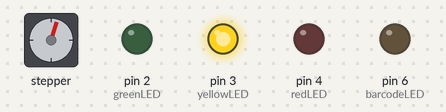
Recording of a sketch running on a simulated Arduino Uno, built with avr-gcc and run on an emulated ATmega328P. Shown: stepper motor, output pins drawn as LEDs (lit = HIGH). Stepper angles assume 4096 steps per turn.

Above: at 1.58 s.
At 3.9 s:
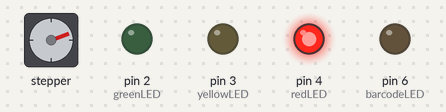
At 7.54 s:
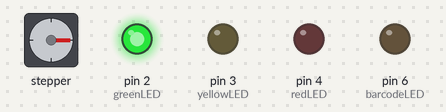
At 14.1 s:
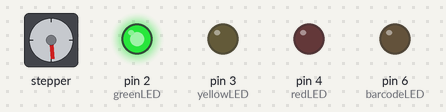
At 20.3 s:
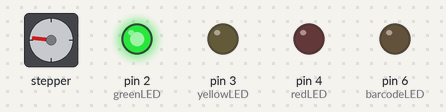
At 37.8 s:
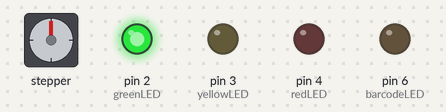
Timing chart, 0 to 39.3 s (numbered marks = the images above):
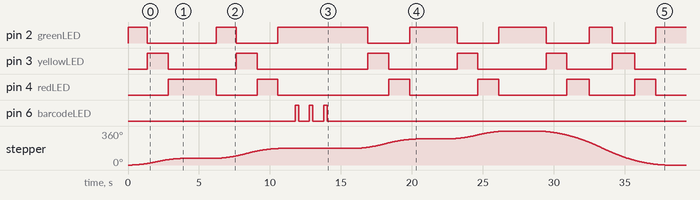

Measured:
- by itself, pin 2 (greenLED): LOW → HIGH at 0.00 s, → LOW 1.4 s later, → HIGH 4.9 s later, → LOW 1.4 s later, … (13 changes in this stretch)
- by itself, pin 3 (yellowLED): LOW → HIGH at 1.4 s, → LOW 1.5 s later, → HIGH 4.8 s later, → LOW 1.5 s later, … (12 changes in this stretch)
- by itself, pin 4 (redLED): LOW → HIGH at 2.8 s, → LOW 3.4 s later, → HIGH 2.9 s later, → LOW 1.4 s later, … (12 changes in this stretch)
- by itself, pin 6 (barcodeLED): LOW → HIGH at 11.8 s, → LOW 0.25 s later, → HIGH 0.75 s later, → LOW 0.25 s later, … (6 changes in this stretch)
- by itself, stepper: turns 70° clockwise in 3.5 s, then 105° clockwise in 4.4 s, then 101° clockwise in 4.4 s, then 84° clockwise in 4.1 s, and so on

The sketch:

LEGO_Instron.ino
```cpp
#include <AccelStepper.h>
#define HALFSTEP 8

// Motor pin definitions
#define motorPin1  8     // IN1 on the ULN2003 driver 1
#define motorPin2  9     // IN2 on the ULN2003 driver 1
#define motorPin3  10    // IN3 on the ULN2003 driver 1
#define motorPin4  11    // IN4 on the ULN2003 driver 1

// LED pin definitions
#define greenLED   2
#define yellowLED  3
#define redLED     4
#define barcodeLED 6

// Initialize with pin sequence IN1-IN3-IN2-IN4 for using the AccelStepper with 28BYJ-48
AccelStepper stepper(HALFSTEP, motorPin1, motorPin3, motorPin2, motorPin4);
byte robotStep = 0;
int robotPath[] = {800, 2000, 3150, 4100, 0};

unsigned long counter = 0;
const unsigned long k  = 30000;
const unsigned long k2 = k*2;
const unsigned long k3 = k*3;

void setup()
{
  pinMode(greenLED, OUTPUT);
  pinMode(yellowLED, OUTPUT);
  pinMode(redLED, OUTPUT);
  pinMode(barcodeLED, OUTPUT);

  // put your setup code here, to run once:
  stepper.setMaxSpeed(1000.0);
  stepper.setAcceleration(200.0);
  stepper.setSpeed(500);
  stepper.moveTo(robotPath[robotStep]);
}

void loop()
{
  // Switch LightStack LEDs
  counter++;
  if (counter > 0 && counter < k)
  {
    digitalWrite(greenLED, HIGH);
    digitalWrite(yellowLED, LOW);
    digitalWrite(redLED, LOW);
  }
  else if (counter > k && counter < k2)
  {
    digitalWrite(greenLED, LOW);
    digitalWrite(yellowLED, HIGH);
    digitalWrite(redLED, LOW);
  }
  else if (counter > k2 && counter < k3)
  {
    digitalWrite(greenLED, LOW);
    digitalWrite(yellowLED, LOW);
    digitalWrite(redLED, HIGH);
  }
  else if (counter > k3) counter = 0;

  digitalWrite(barcodeLED, LOW);

  if (stepper.distanceToGo() == 0)
  {
    delay(1000);

    // Increase and check robot step
    if (++robotStep >= sizeof(robotPath)/2) robotStep = 0;

    // Is this barcode reading station?
    if (robotStep == 2)
    {
      for (int i=0; i<3; i++)
      {
        digitalWrite(barcodeLED, HIGH);
        delay(250);
        digitalWrite(barcodeLED, LOW);
        delay(750);
      }
    }

    delay(1000);
    stepper.moveTo(robotPath[robotStep]);
  }

  stepper.run();
 }
```
